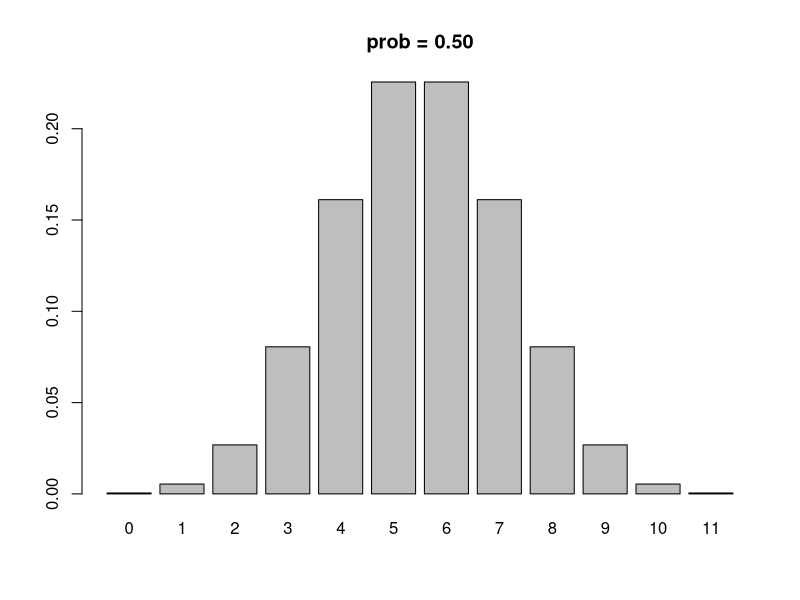
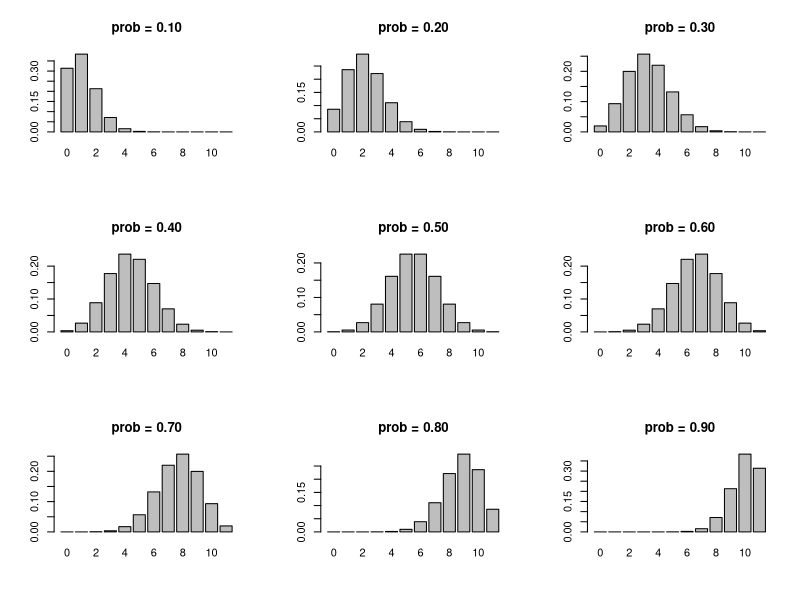

The R source for these figures, in order:
# Make a graph of binomial distribution
# Mode = mean for binomial distribution (n is even)
# Mode != mean for binomial distribution (n is odd)
# Refer: Mode of Binomial <- https://t.ly/1nLq7
# Refer: Graph of binomial <- https://t.ly/WMmdv

graph.binom <- function(size, prob){
  x <- dbinom(0:size, size, prob)
  barplot(x, names.arg=0:size, main=sprintf("prob = %.2f", prob))
}

graph.binom(11, 0.5)

# Don't forget to reset to c(1, 1) or get def value from par() list.
# NOTE: You can extract multiple default values in a list from par
#       for final resetting.
def <- list(mfrow=par()$mfrow)
# Is there a sort of with style context manager for this
# i.e. resetting par to default
par(mfrow=c(3,3))

mapply(graph.binom, size=11, prob=seq(0.1, 0.9, 0.1))

# Reset
par(mfrow=def$mfrow)
